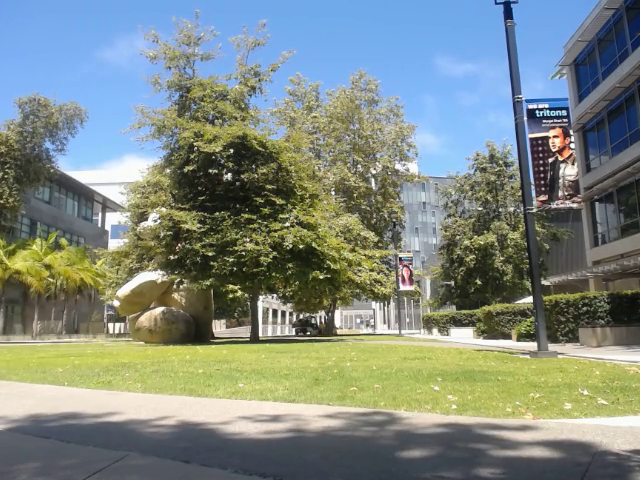
#> input picture frame 72 of videos/bearvid2-blank.mp4, 640 x 480 px, given in place of the camera
$ python camcalibration.py
#> lines starting #> are read from the running program, lines starting #| are printed output that depends on the picture
### OOCode/camera.py
import numpy as np
import cv2
import time

class Camera:

	def __init__(self, deviceNumber, filename):
		self.devNum = deviceNumber
		self.filename = filename
		self.filecount = 0
		#self.inUse = False
		self.cap = cv2.VideoCapture(self.devNum)
		self.cap.set(5, 30)
		self.cap.set(3, 424)
		self.cap.set(4, 240)


	# [4 lines left out: function on, not called in this run]

	def off(self):
		# turn the camera off
		#self.inUse = False
		self.cap.release()

	def isOn(self):
		# return true if the camera is on
		return self.cap.isOpened()

	def isOff(self):
		# return true if the camera is off
		return not self.cap.isOpened()

	# [4 lines left out: function getFrame, not called in this run]

	def getFrameLowRes(self):
		# get the next video frame
		self.got_frame, self.frame = self.cap.read()
#> self.frame is the input picture: shape (480, 640, 3); mean B, G, R 130.3, 137.6, 126.8
		lowres = cv2.resize(self.frame,None,fx=1, fy=1, interpolation = cv2.INTER_LINEAR)
		return self.got_frame, lowres

	# This function is still in production.
	# [12 lines left out: function getAndWriteFrame, not called in this run]

	def getName(self):
		return str(self.filename)

	def getDev(self):
		return deviceNumber


# [12 lines of commented-out code are left out]

### OOCode/camcalibration.py
import cv2
import numpy as np
import camera as Camera

#Create Camera objects
myCamera0 = Camera.Camera(0, "cam0.avi")
myCamera1 = Camera.Camera(1, "cam0.avi")
myCamera2 = Camera.Camera(2, "cam0.avi")

#grab camera frames
got_frame0, frame0 = myCamera0.getFrameLowRes()
#> got_frame0 = True
got_frame1, frame1 = myCamera1.getFrameLowRes()
#> got_frame1 = True
got_frame2, frame2 = myCamera2.getFrameLowRes()
#> got_frame2 = True

#define height and width of each individual images
width = frame0.shape[1]
#> width = 640
height = frame0.shape[0]
#> height = 480

#create blank image to stitch the individual frames
blank_image = np.zeros((height,(width*3),3), np.uint8)

while True:

    #define regoin of interest for each new frame
    roi0 = frame0[0:height, 0:width]
    roi1 = frame1[0:height, 0:width]
    roi2 = frame2[0:height, 0:width]

    #copy individual ROIs to blank image
    blank_image[0:height, width:width*2] = roi0
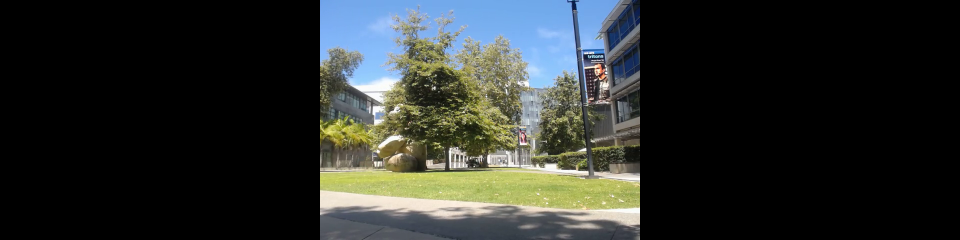
#> blank_image: shape (480, 1920, 3) (shown at 1/2 size); mean B, G, R 43.4, 45.9, 42.3
    blank_image[0:height, width*2:width*3] = roi1
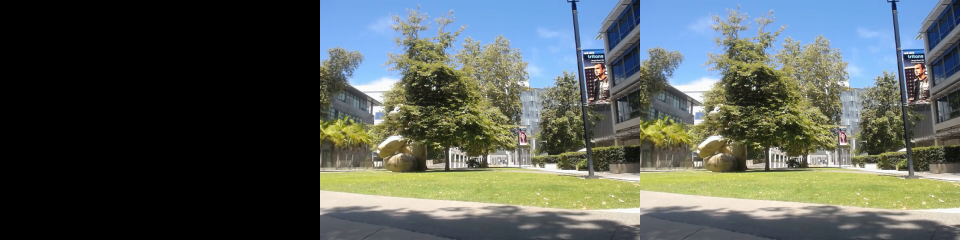
#> blank_image: shape (480, 1920, 3) (shown at 1/2 size); mean B, G, R 86.9, 91.8, 84.6
    blank_image[0:height, 0:width] = roi2
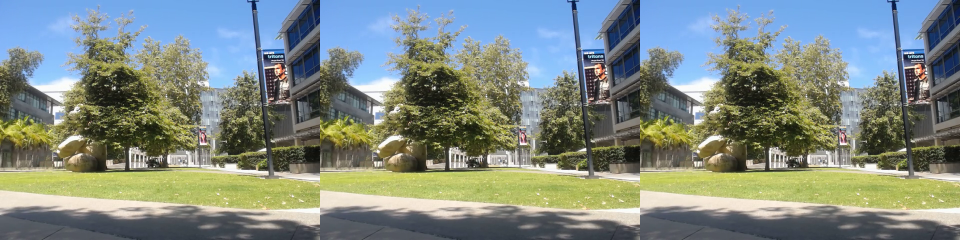
#> blank_image: shape (480, 1920, 3) (shown at 1/2 size); mean B, G, R 130.3, 137.6, 126.8

    #show image
    cv2.imshow('pan images', blank_image)

    #grab new frames
    got_frame0, frame0 = myCamera0.getFrameLowRes()
    got_frame1, frame1 = myCamera1.getFrameLowRes()
    got_frame2, frame2 = myCamera2.getFrameLowRes()

    key = cv2.waitKey(1)
#> (key Esc is pressed here)
    if key == 27:
        cv2.destroyWindow("1")
        myCamera0.off()
        myCamera1.off()
        myCamera2.off()
        break

$ run again, starting later in the video
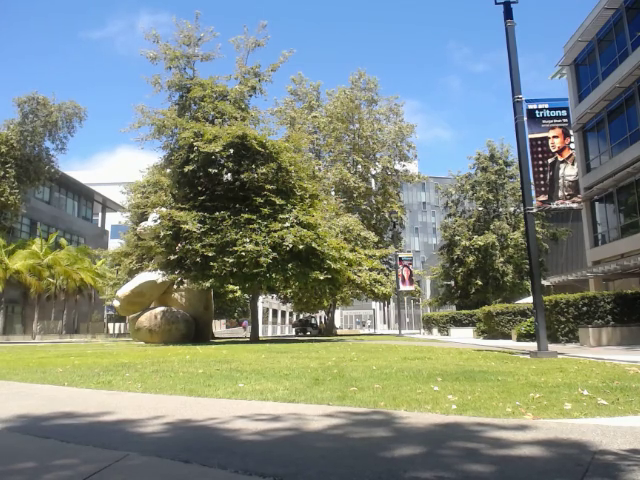
#> input picture frame 324 of videos/bearvid2-blank.mp4, 640 x 480 px, given in place of the camera
#> in getFrameLowRes, self.frame is the input picture: shape (480, 640, 3); mean B, G, R 129.8, 137.6, 126.8
#> got_frame0 = True
#> `blank_image[0:height, width*2:width*3] = roi1`:
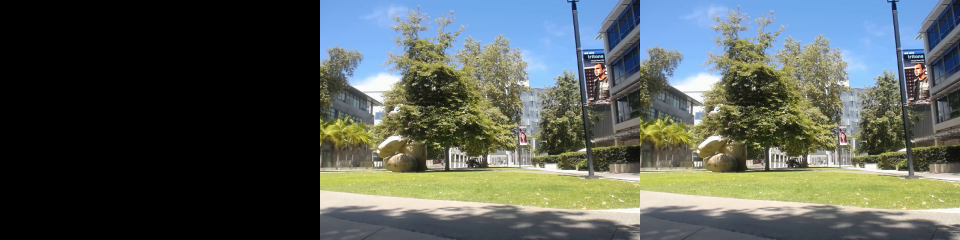
#> blank_image: shape (480, 1920, 3) (shown at 1/2 size); mean B, G, R 86.5, 91.7, 84.6
#> `blank_image[0:height, 0:width] = roi2`:
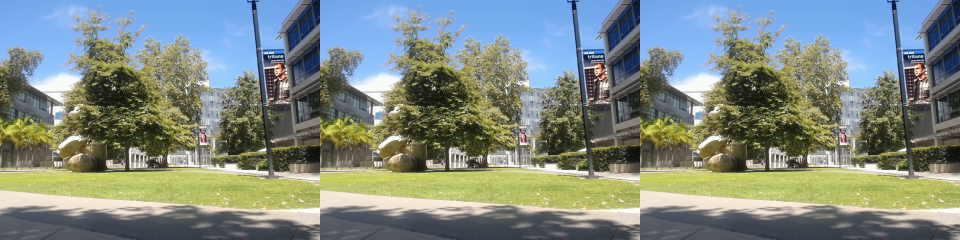
#> blank_image: shape (480, 1920, 3) (shown at 1/2 size); mean B, G, R 129.8, 137.6, 126.8

$ run again, starting later in the video
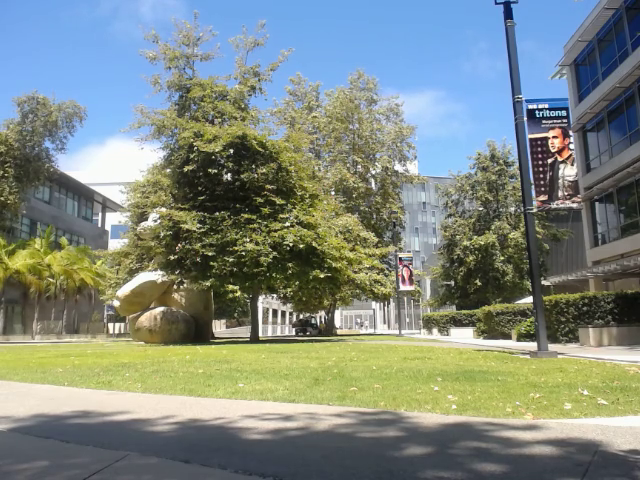
#> input picture frame 577 of videos/bearvid2-blank.mp4, 640 x 480 px, given in place of the camera
#> in getFrameLowRes, self.frame is the input picture: shape (480, 640, 3); mean B, G, R 129.3, 137.5, 127.1
#> got_frame0 = True
#> `blank_image[0:height, width*2:width*3] = roi1`:
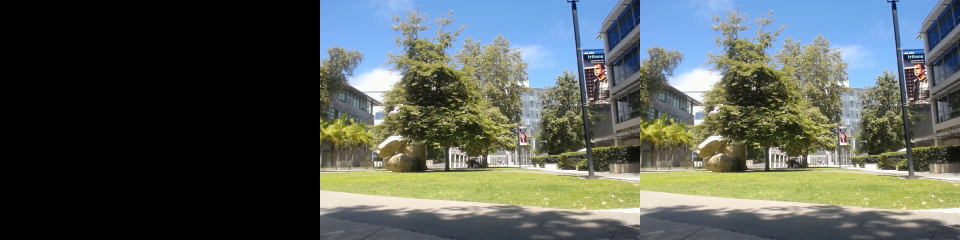
#> blank_image: shape (480, 1920, 3) (shown at 1/2 size); mean B, G, R 86.2, 91.7, 84.7
#> `blank_image[0:height, 0:width] = roi2`:
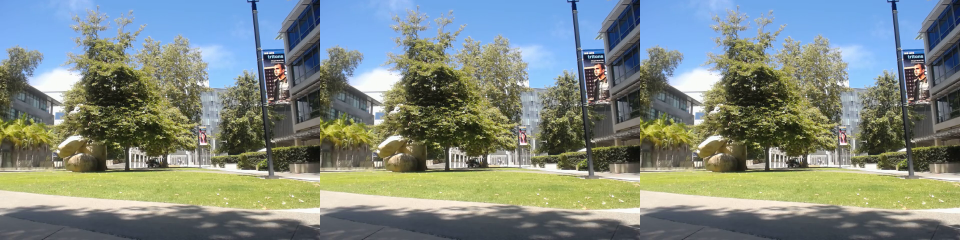
#> blank_image: shape (480, 1920, 3) (shown at 1/2 size); mean B, G, R 129.3, 137.5, 127.1
